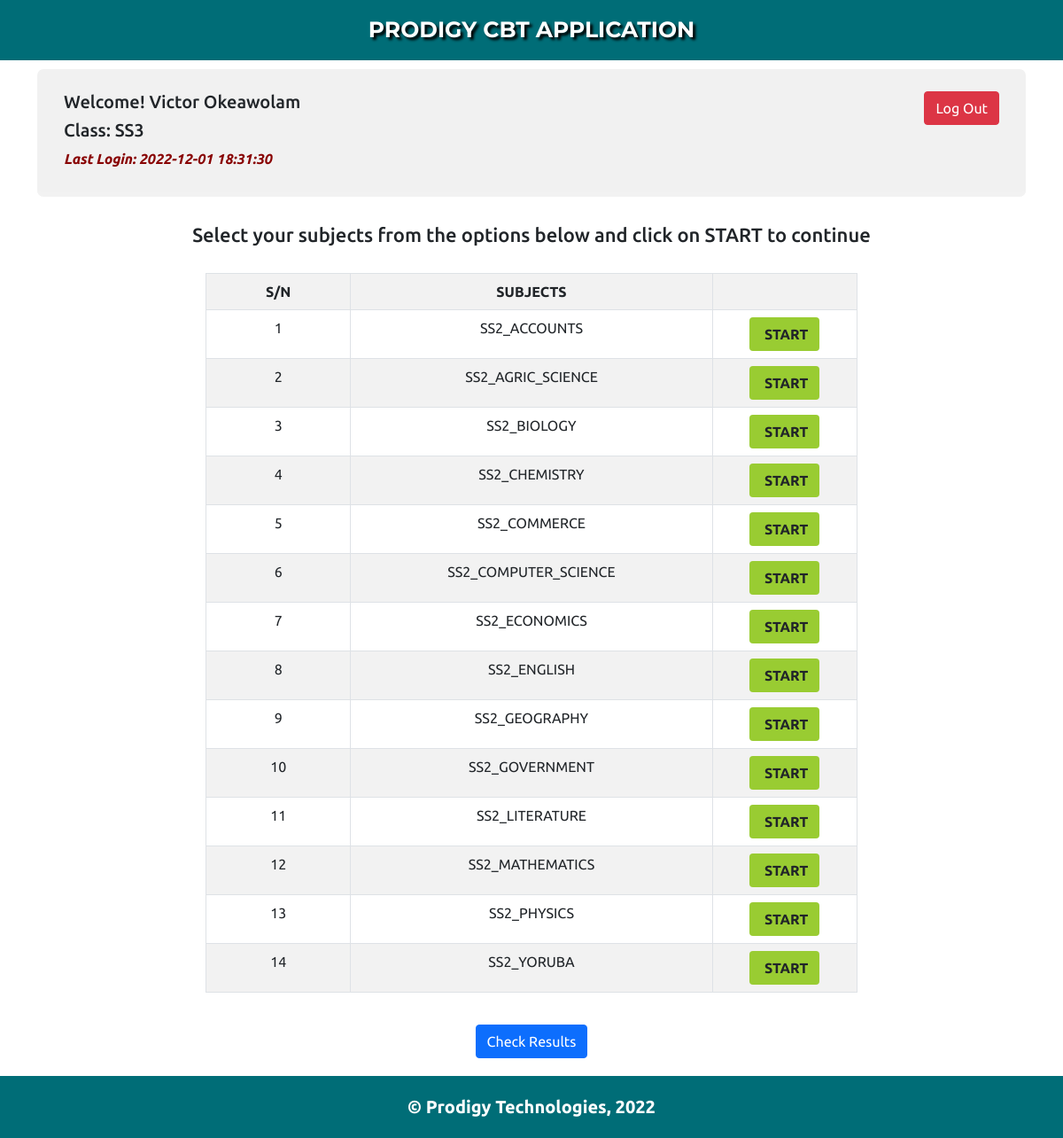
/ss2/user_dashboard.php (signed in), run on the app's committed database.
### tables this page shows
CREATE TABLE `students_tab` (
  `id_students` int(11) NOT NULL,
  `username` varchar(255) NOT NULL,
  `fullname` varchar(255) NOT NULL,
  `password` varchar(255) NOT NULL,
  `grade` varchar(255) NOT NULL,
  `last_log_date` timestamp NOT NULL DEFAULT current_timestamp() ON UPDATE current_timestamp()
);

CREATE TABLE `ss2_subjects` (
  `id` int(10) NOT NULL,
  `subject_name` text NOT NULL
);

### ss2/user_dashboard.php (the view, shortened to what this page needs)
<?php
require 'include/config.php';
if (!isset($_SESSION['username'])){
	header ('location: ../index.php');
} else {
$username = $_SESSION['username'];
$fullname = $_SESSION['fullname'];
$grade = $_SESSION['grade'];
}
$query = mysqli_query( $link, "SELECT * FROM students_tab WHERE username='".$username."'");
$setting = mysqli_fetch_assoc($query);
$last_log_date = $setting['last_log_date'];
?>
<!DOCTYPE html>
<html lang="en">
  <head>
    <link
      rel="stylesheet"
      href="https://cdn.jsdelivr.net/npm/bootstrap@5.1.3/dist/css/bootstrap.min.css"
    />
    <link
      rel="stylesheet"
      href="https://cdnjs.cloudflare.com/ajax/libs/font-awesome/6.2.1/css/all.min.css"
    />
    <link rel="stylesheet" href="css/font.css">
    <link rel="stylesheet" href="css/custom.css" />
  </head>
  <body>
    <section class="container-fluid">
      <div class="row">
        <div class="header">
          <div class="header-text">
            Prodigy CBT Application
          </div>
        </div>
      </div>
    </section>
    <section class="home">
      <div class="container">
          <div class="content-header">
            <div class="row">
              <div class="col-md-8">
                <div class="content-text">
                  <h2>Welcome! <?php echo $fullname; ?></h2>
                  <h2>Class:  <?php echo $grade; ?></h2>
                  <p class="last-login">Last Login: <?php echo $last_log_date; ?></p>
                </div>
              </div>
              <div class="col-md-4">
                <div class="content-btn">
                  <a href="../logout.php" class="btn btn-danger">Log Out</a>
                  </div>
              </div>
            </div>
          </div>
    </section>
    <section class="main-content">
      <div class="container">
          <div class="dashboard">
              <div class="dashboard-heading">
                  <div class="dashboard-title text-center">
                      <h4>Select your subjects from the options below and click on START to continue</h4>
                  </div>
              </div>
          </div>
          <div class="dashboard-collapse">
              <div class="dashboard-body">
                <div class="row">
                <div class="col-md-2"></div>
                  <div class="col-md-8 overflow-hidden">
                    <?php
                      $result = mysqli_query($link,"SELECT * FROM ss2_subjects ORDER BY subject_name ASC") or die('Error');
                      echo  '<div class="panel"><div class="table-responsive" style="text-transform:uppercase;"><table class="table table-striped table-bordered text-center" style="font-family: Ubuntu;">
                      <tr class="info"><td style="width:20%;"><b>S/N</b></td><td style="width:50%;"><b>Subjects</b></td><td style="width:20%;"></td></tr>';
                      $c=1;
                      while($row = mysqli_fetch_array($result)) {
	                    $subject_name = $row['subject_name'];
                      $check=mysqli_query($link,"SELECT score FROM results WHERE subject_name='$subject_name' AND username='$username'" )or die('Error98');
                      $rowcount=mysqli_num_rows($check);
                      if($rowcount == 0){
	                    echo '<tr><td>'.$c++.'</td><td style="text-transform:uppercase">'.$subject_name.'</td>
	                    <td><b><a href="test.php?subject_name='.$subject_name.'" class="pull-right btn sub1" style="background:#99cc32"><span class="glyphicon glyphicon-new-window" aria-hidden="true" ></span>&nbsp;<span><b>START</b></span></a></b></td></tr>';
                      }
                    }
                      echo '</table></div></div>';
                    ?>
                  </div>
                  <div class="col-md-2"></div>
                  </div>
              </div>
          </div>
          <div class="row mt-20">
              <div class="col-md-12 text-center">
                  <a href="view_results.php"><button class="btn btn-primary">Check Results</button></a>
              </div>
          </div>
      </div>
    </section>
    <section class="row">
      <div class="footer">
          <div class="col-md-12">
            <div class="footer-text">&copy; Prodigy Technologies,  2022</div>
          </div>
      </div>
  </section>
  </body>
</html>

### ss2/css/custom.css (style rules this page uses)
* { margin: 0; padding: 0; box-sizing: border-box; }
a { text-decoration: none; }
body { background-image: #cecece; overflow-x: hidden; font-family: 'Ubuntu', sans-serif; }
.header { background-color: #006d77; height: auto; }
.header-text { text-align: center; font-family: 'Montserrat', sans-serif; font-size: 25px; text-shadow: 2px 2px 2px solid #fff; font-weight: bold; text-transform: uppercase; color: #ffffff; padding: 15px 30px; text-shadow: 3px 3px 3px #000000; }
.home { padding-top: 10px; display: block; position: relative; z-index: 120; background-color: #fff; }
.content-header { padding: 25px 30px 10px 30px; border-radius: 7px; border-bottom: 5px solid #f2f2f2; background: #f1f1f1; }
.content-text h2 { font-size: 20px; }
.content-text p { font-size: 16px; font-style: italic; }
.content-btn { float: right; }
.main-content { margin-top: 30px; height: auto; }
a:link { text-decoration: none; }
.footer { background-color: #006d77; height: auto; margin-top: 20px; color: #fff; }
.footer-text { font-size: 20px; text-align: center; font-weight: bold; padding-top: 20px; padding-bottom: 20px; }
.content-text p.last-login { color: #880000; font-family: 'Ubuntu', sans-serif; font-weight: bold; }
.dashboard-title { margin: 30px 0; }
.dashboard-title h4 { font-size: 18px; }
.mt-20 { margin-top: 20px; }
@media (min-width: 768px) { .dashboard-title h4 { font-size: 22px; } }

### data on the page
students_tab: last_log_date "2022-12-01 18:31:30"
ss2_subjects: subject_name "SS2_ACCOUNTS"
ss2_subjects: subject_name "SS2_AGRIC_SCIENCE"
ss2_subjects: subject_name "SS2_BIOLOGY"
ss2_subjects: subject_name "SS2_CHEMISTRY"
ss2_subjects: subject_name "SS2_COMMERCE"
ss2_subjects: subject_name "SS2_COMPUTER_SCIENCE"
ss2_subjects: subject_name "SS2_ECONOMICS"
ss2_subjects: subject_name "SS2_ENGLISH"
ss2_subjects: subject_name "SS2_GEOGRAPHY"
ss2_subjects: subject_name "SS2_GOVERNMENT"
ss2_subjects: subject_name "SS2_LITERATURE"
ss2_subjects: subject_name "SS2_MATHEMATICS"
ss2_subjects: subject_name "SS2_PHYSICS"
ss2_subjects: subject_name "SS2_YORUBA"

### other printed values
$fullname "Victor Okeawolam"
$grade "SS3"
